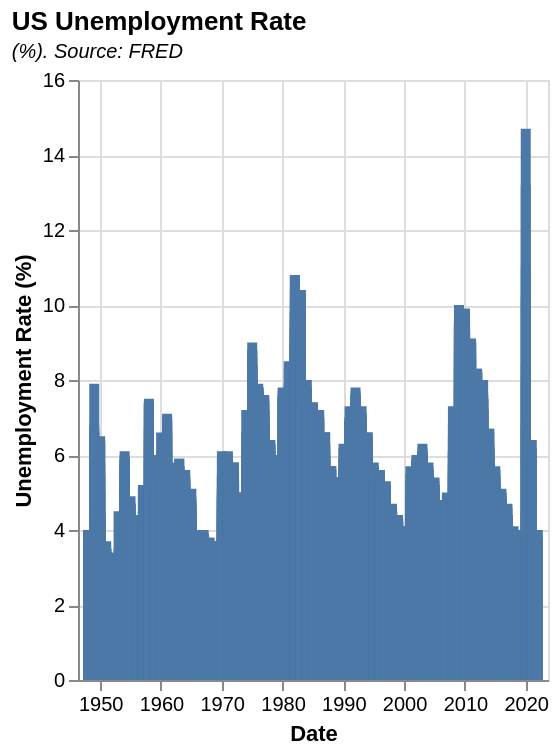

The Vega-Lite source for this figure:
### Vega-Lite specification from a JSON file in a GitHub repository (floating-point values rounded to 4 significant figures; data arrays with more than 128 entries replaced by an {"elided": "..."} marker saying what was removed)
{"$schema": "https://vega.github.io/schema/vega-lite/v5.json", "description": "A simple bar chart with embedded data.", "title": {"text": "US Unemployment Rate", "subtitle": "(%). Source: FRED", "subtitleFontStyle": "italic", "subtitleFontSize": 10, "anchor": "start", "color": "black"}, "data": {"values": {"elided": "898 records"}}, "height": 300, "width": 235, "mark": "bar", "encoding": {"y": {"field": "Unemployment Rate (%)", "type": "quantitative", "axis": {"labelAngle": 0}}, "x": {"field": "Date", "type": "temporal"}}}
